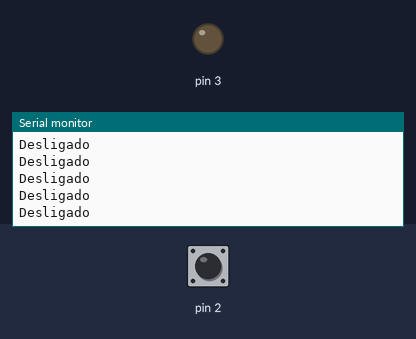
Bench run of a sketch on a simulated Arduino Uno, built with avr-gcc and run on an emulated ATmega328P. Shown: output pins drawn as LEDs (lit = HIGH), the last lines printed to the serial monitor. The inputs (shaded band) are chosen by the test bench; at power-on: pin 2 LOW.

Above: at 1.2 s.
1.3 s: pin 2 driven HIGH
At 2.1 s:
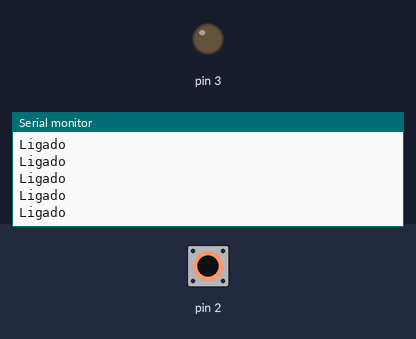
3.2 s: pin 2 driven LOW
At 3.7 s:
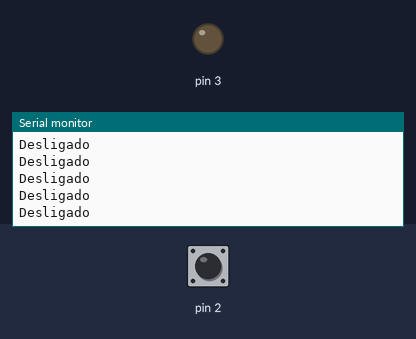
6.2 s: pin 2 pulsed HIGH 5 times (0.12 s each, 0.3 s apart)
10.7 s: pin 2 pulsed HIGH 5 times (0.12 s each, 0.3 s apart)
At 11.7 s:
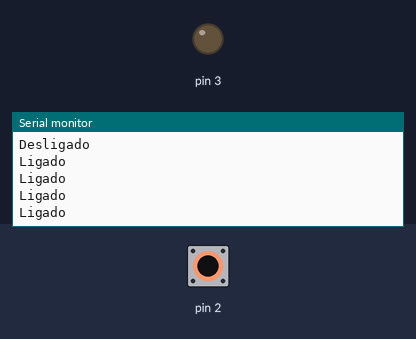

Measured:
- after the input at 1.3 s, the serial monitor: prints a new line after 0.07 s (image 1)
- after the input at 10.7 s, the serial monitor: prints a new line after 0.07 s (image 3)

The sketch:

Sensor_Com_Mensagem.ino
```cpp
void setup() {
  pinMode(2,INPUT);
  pinMode(3,OUTPUT);
  Serial.begin(9600);
}

void loop() {
  if(digitalRead(2)==HIGH){
    Serial.println("Ligado");
  }
  else{
    Serial.println("Desligado");
  }
}
```
